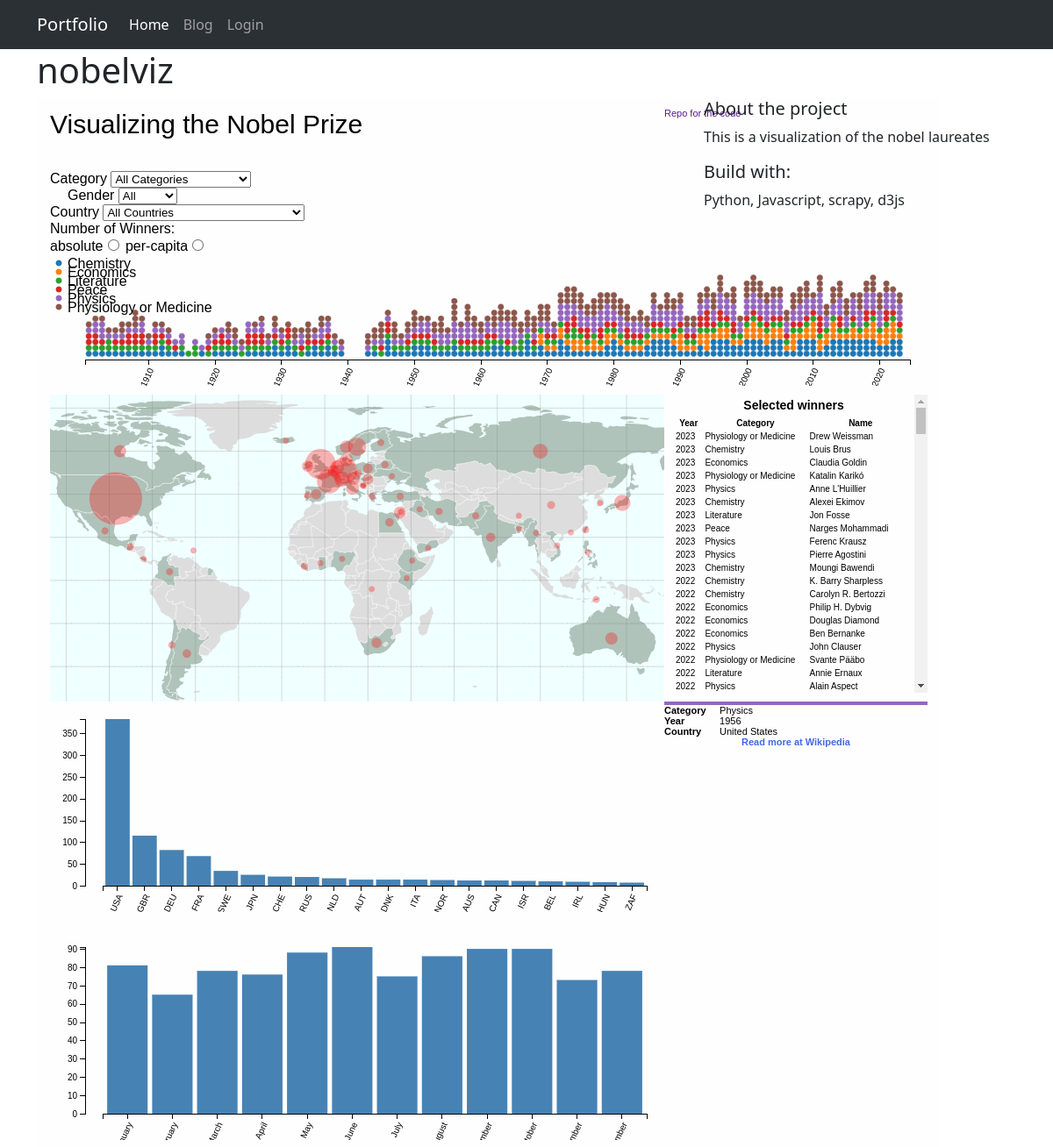
/projects/1, run on the app's committed database.
### projects/models.py (models this page shows)
class Project(models.Model):
    title = models.CharField(max_length=100)
    description = models.TextField()
    technology = models.CharField(max_length=20)
    image = models.CharField(max_length=100)

### projects/views.py (the view)
# urls.py: path("<int:pk>", views.project_detail, name="project_detail"),
def project_detail(request, pk):
    project = Project.objects.get(pk=pk)
    return render(request, "projects/detail.html", {"project": project})

### projects/templates/projects/detail.html
{% extends "projects/base.html" %} {% load static %} {% block content %}
<h1>{{ project.title }}</h1>
<div class="row">
  <div class="col-md-8">
    <img src="{% static project.image %}" alt="" />
  </div>
  <div class="col-md-4">
    <h5>About the project</h5>
    <p>{{ project.description }}</p>
    <h5>Build with:</h5>
    <p>{{ project.technology }}</p>
  </div>
</div>
{% endblock content %}

### data on the page
Project: title "nobelviz", image (picture), description "This is a visualization of the nobel laureates", technology "Python, Javascript, scrapy, d3js"
